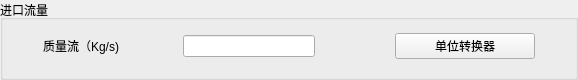
       <widget class="QGroupBox" name="mass_inlet_c">
        <property name="maximumSize">
         <size>
          <width>700</width>
          <height>80</height>
         </size>
        </property>
        <property name="title">
         <string>进口流量</string>
        </property>
        <layout class="QHBoxLayout" name="horizontalLayout_4">
         <property name="spacing">
          <number>40</number>
         </property>
         <property name="leftMargin">
          <number>40</number>
         </property>
         <property name="topMargin">
          <number>10</number>
         </property>
         <property name="rightMargin">
          <number>40</number>
         </property>
         <property name="bottomMargin">
          <number>15</number>
         </property>
         <item>
          <widget class="QLabel" name="mass_inlet_label">
           <property name="minimumSize">
            <size>
             <width>100</width>
             <height>0</height>
            </size>
           </property>
           <property name="maximumSize">
            <size>
             <width>120</width>
             <height>16777215</height>
            </size>
           </property>
           <property name="text">
            <string>质量流（Kg/s)</string>
           </property>
           <property name="buddy">
            <cstring>mass_inlet_edit</cstring>
           </property>
          </widget>
         </item>
         <item>
          <widget class="QLineEdit" name="mass_inlet_edit">
           <property name="minimumSize">
            <size>
             <width>132</width>
             <height>0</height>
            </size>
           </property>
           <property name="maximumSize">
            <size>
             <width>132</width>
             <height>22</height>
            </size>
           </property>
          </widget>
         </item>
         <item>
          <spacer name="horizontalSpacer_3">
           <property name="orientation">
            <enum>Qt::Horizontal</enum>
           </property>
           <property name="sizeHint" stdset="0">
            <size>
             <width>40</width>
             <height>20</height>
            </size>
           </property>
          </spacer>
         </item>
         <item>
          <widget class="QPushButton" name="unit_btn">
           <property name="minimumSize">
            <size>
             <width>140</width>
             <height>25</height>
            </size>
           </property>
           <property name="maximumSize">
            <size>
             <width>100</width>
             <height>16777215</height>
            </size>
           </property>
           <property name="text">
            <string>单位转换器</string>
           </property>
          </widget>
         </item>
        </layout>
       </widget>
